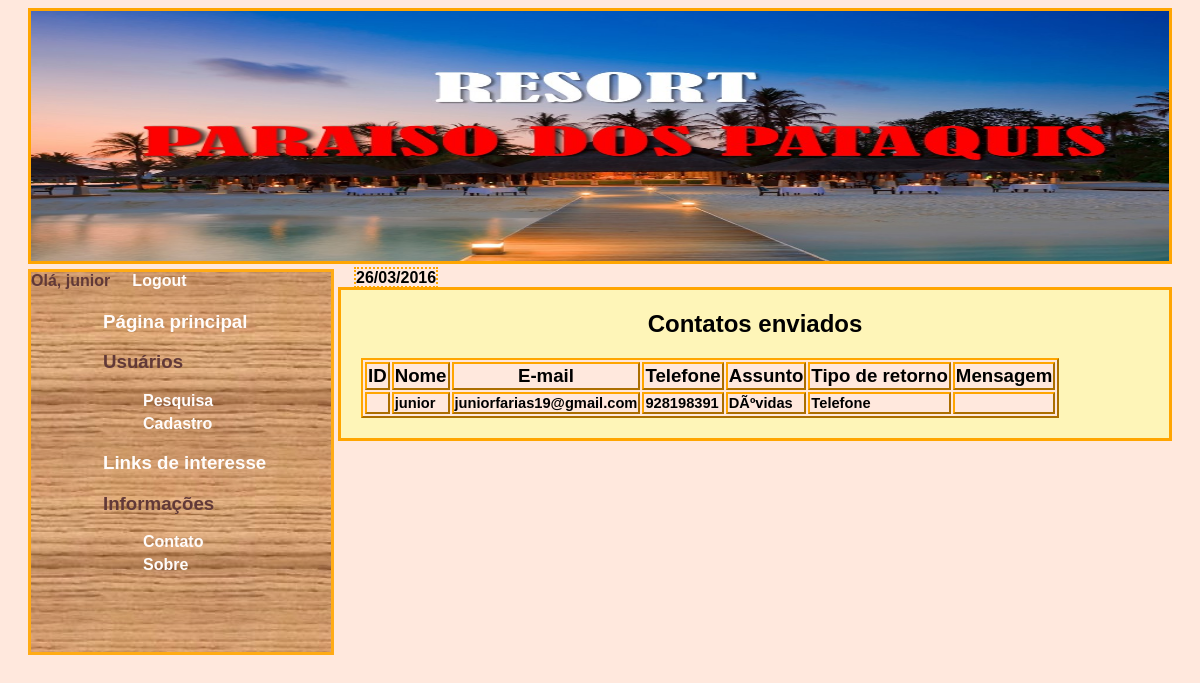
Page /contatos_enviados.php (signed in) on the committed database.
### tables this page shows
CREATE TABLE IF NOT EXISTS `contato` (
  `id` int(11) NOT NULL,
  `Nome` varchar(100) NOT NULL,
  `E-mail` varchar(50) NOT NULL,
  `Telefone` int(11) NOT NULL,
  `Assunto` varchar(100) NOT NULL,
  `Preferencia de retorno do contato` varchar(11) NOT NULL,
  `mensagem` varchar(100) NOT NULL
);

### contatos_enviados.php (the view, shortened to what this page needs)
<?php
include "funcoes.php";
iniciaPagina();
	criaCabecalho();
	echo "<spam id='data'>",data,"</spam>";
	criaMenu();
	$conexao = mysqli_connect("localhost","root","","tecweb_trabalho")
	or die ("Não foi possivel conectar ao Banco de Dados:".mysqli_connect_error());
	$consult = " SELECT * FROM Contato";
	$resultado = mysqli_query($conexao,$consult);
?>
		<div id='div3'>
			<?php
				if (ISSET($_SESSION["usuario"])){
					echo"<h2 id='h2'>Contatos enviados<h2>";
					echo"<table class='Banco_Dados'>
								<tr>
									<th>ID</th><th>Nome</th><th>E-mail</th><th>Telefone</th><th>Assunto</th><th>Tipo de retorno</th><th>Mensagem</th>
								</tr>";
						while ($valor = mysqli_fetch_array($resultado)){
							echo "<tr>
									<td>".$valor["Id"]."</td><td>".$valor["Nome"]."</td><td>".$valor["E-mail"]."</td><td>".$valor["Telefone"]."</td><td>".$valor["Assunto"]."</td><td>".$valor["Preferencia de retorno do contato"]."</td><td>".$valor["Mensagem"]."</td>
									</tr>";
						}
						echo "</table>";
				} else {
					Echo "<h2 id='h2' >Acesso negado</h2>";
				}
			?>
		</div>
<?php
finalizaPagina();
?>

### funcoes.php (shortened to what this page needs)
<?php
	function iniciaPagina(){
		echo "<!DOCTYPE html>
						<html>
							<head>
								<title>Resort Paraiso dos Pataquis</title>
								<meta charset='UTF-8'/>
								<link type='text/css' rel='stylesheet' href='estilo.css'/>
							</head>
							<body>";
	}
	function criaCabecalho () {
		echo "
		<div id='div1' >
		</div>";
	}
function criaMenu(){
				$menu [0] ["Link"] = "index.php";
				$menu [0] ["Menu"] = "Página principal";
				$menu [0] ["Nivel"] = 1;
				$menu [1] ["Link"] = "pesquisaUsuario.php";
				$menu [1] ["Menu"] = "Pesquisa";
				$menu [1] ["Nivel"] = 2;
				$menu [2] ["Link"] = "cadastroUsuario.php";
				$menu [2] ["Menu"] = "Cadastro";
				$menu [2] ["Nivel"] = 2;
				$menu [3] ["Link"] = "links.php";
				$menu [3] ["Menu"] = "Links de interesse";
				$menu [3] ["Nivel"] = 1;
				$menu [4] ["Link"] = "contato.php";
				$menu [4] ["Menu"] = "Contato";
				$menu [4] ["Nivel"] = 2;
				$menu [5] ["Link"] = "sobre.php";
				$menu [5] ["Menu"] = "Sobre";
				$menu [5] ["Nivel"] = 2;
				foreach($menu as $i){
					foreach ($i as $otheri){
						$x = $otheri;
						if ($x=="index.php"){
							$index = $x;
						}
						if ($x=="Página principal"){
							$pGI = $x;
						}
						if ($x=="pesquisaUsuario.php"){
							$pU = $x;
						}
						if ($x=="Pesquisa"){
							$pesquisa = $x;
						}
						if ($x=="cadastroUsuario.php"){
							$cU = $x;
						}
						if ($x=="Cadastro"){
							$cadastro = $x;
						}
						if ($x=="links.php"){
							$url = $x;
						}
						if ($x=="Links de interesse"){
							$links = $x;
						}
						if ($x=="contato.php"){
							$contact = $x;
						}
						if ($x=="Contato"){
							$contato = $x;
						}
						if ($x=="sobre.php"){
							$about = $x;
						}
						if ($x=="Sobre"){
							$sobre = $x;
						}
					}
				}
				echo "
		<div id='div2'>";
				if(ISSET($_SESSION["usuario"])){
				echo "<label>Olá, ".$_SESSION["usuario"]."</label> &nbsp;&nbsp;&nbsp; <a href='logout.php'>Logout</a>";
				}
			echo"<ul class='menu'>";
			echo "<li><h3><a href='","$index","' onmouseover='linkCor(this)' onmouseout='linkVoltaCor(this)'>","$pGI","</a></h3></li>";
			if(ISSET($_SESSION["usuario"])){
			echo"<li class='menu'><h3>","Usuários","</h3>
					<ol>
						<li ><a href='","$pU","'  onmouseover='linkCor(this)' onmouseout='linkVoltaCor(this)'>","$pesquisa","</a></li>
						<li><a href='","$cU","' onmouseover='linkCor(this)' onmouseout='linkVoltaCor(this)'>","$cadastro","</a></li>
					</ol>
				</li>";
			}
				echo"<li><h3><a href='","$url","' onmouseover='linkCor(this)' onmouseout='linkVoltaCor(this)'>","$links","</a></h3></li>
				<li class='menu'><h3>Informações</h3>
					<ol>
						<li><a href='","$contact","' onmouseover='linkCor(this)' onmouseout='linkVoltaCor(this)'>","$contato","<a/></li>
						<li><a href='","$about","' onmouseover='linkCor(this)' onmouseout='linkVoltaCor(this)'>","$sobre","</a></li>
					</ol>
				</li>
			</ul>";
		echo"</div>";
	}
	function finalizaPagina() {
		echo "	<script src='jquery-1.11.3.min.js'></script>
				<script src='scripts.js'></script>
				</body>
				</html>";
	}
?>

### estilo.css (style rules this page uses)
body { background-color:rgb(255,232,221); font-family: sans-serif, cursive, fantasy, monospace; }
#div1 { background-image:url(regiao1.jpg); background-repeat: no-repeat; background-position:top; background-size:1500px 280px; height:250px; top:80px; left:20px; margin: 0px 20px 5px 20px; border-width: 3px; border-style:solid; border-color:orange; }
div#div2 { background-image:url(regiao2.jpg); opacity:0.9; float:left; margin: 0px 0px 20px 20px; height:380px; width:300px; border-width: 3px; border-style:solid; border-color:orange; }
div#div3 { background-color:rgb(254,245,184); margin: 0px 20px 20px 330px; border-width: 3px; border-style:solid; border-color:orange; }
spam#data { color:black; font-weight:bolder; text-align:middle; margin-left:20px; border:2px dotted orange; }
h2#h2 { text-align:center; }
div#div2 h3 { color:rgb(80,39,39); }
div#div2 a { color:white; text-decoration:none; font-weight:bold; text-shadow:5px; border-radius:5%; }
ul.menu { list-style:none; margin:0px 0px 0px 70px; padding:2px; }
ul { list-style:none; }
ol { list-style:none; }
div#div2 li { margin: 5px 0px 0px 0px; }
table { margin-bottom: 20px; }
table.Banco_Dados { margin:20px; border:2px orange outset; background-color:rgb(255,232,221); }
table.Banco_Dados td { border:2px orange outset; font-size: 11pt; }
table.Banco_Dados th { border:2px orange outset; font-size: 14pt; }
label { font-weight:bolder; color:rgb(80,39,39); margin-top:40px; }

### rows in the picture
contato: Nome "junior", value "juniorfarias19@gmail.com", Telefone "928198391", Assunto "DÃºvidas", Preferencia de retorno do contato "Telefone"

### other values in the picture
data "26/03/2016"
$_SESSION["usuario"] "junior"
$pGI "Página principal"
$pesquisa "Pesquisa"
$cadastro "Cadastro"
$links "Links de interesse"
$contato "Contato"
$sobre "Sobre"
